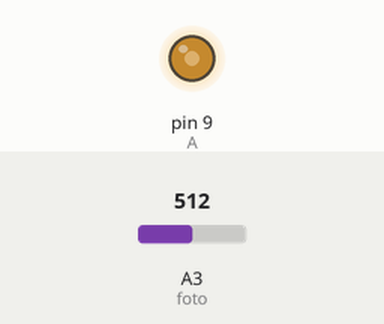
Bench run of a sketch on a simulated Arduino Uno, built with avr-gcc and run on an emulated ATmega328P. On the bench: output pins drawn as LEDs (lit = HIGH). Inputs (shaded band) come from the test bench; at power-on: A3 (foto) = 512.

Above: at 1.8 s.
1.9 s: A3 (foto) set to 306
At 3.9 s:
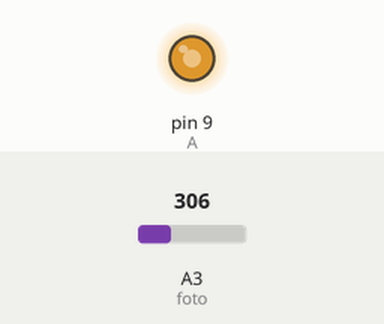
4.5 s: A3 (foto) set to 122
At 7.2 s:
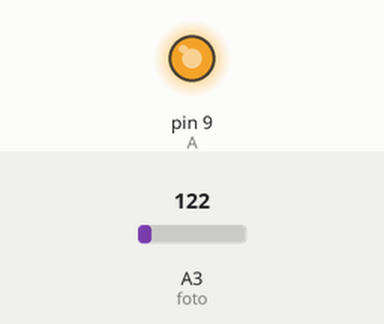
7.5 s: A3 (foto) set to 900
At 9.8 s:
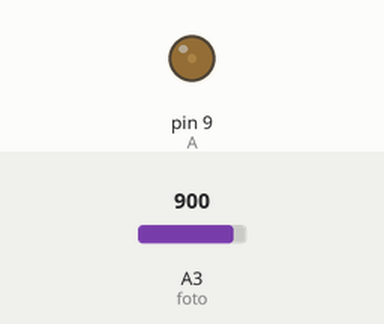
Timing chart, 0 to 11.3 s (numbered marks = the images above; inputs shaded):
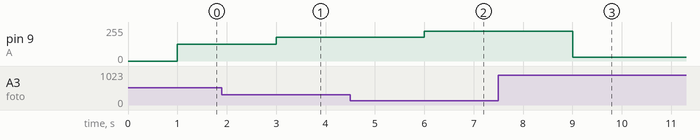

Measured:
- after the input at 1.9 s, pin 9 (A): 127/255 → 179/255 after 1.1 s
- after the input at 4.5 s, pin 9 (A): 179/255 → 225/255 after 1.5 s
- after the input at 7.5 s, pin 9 (A): 225/255 → 30/255 after 1.5 s

The sketch:

Fotodetection.ino
```cpp
int A=9; //Led//
int foto=3; //Fotoresistencia en el pin analogo A3//
int measure=0;
int light=0;

void setup()
{
 {
  pinMode(A,OUTPUT); //declaramos los leds como salidas//
 }
}

void loop()
{
 measure=analogRead (foto); //lectura de la fotoresistencia//
 Serial.println("Lectura ");
 Serial.println(measure);
 delay (500); //determina tanto el tiempo de reaccion como la lectura de datos//
 light=(255-measure/4); //Para encender los leds con luminosidad el pin tras la resistencia, para lo contrario entre los dos componentes//
 Serial.println("Luminosidad ");
 Serial.println(light);
 delay (500);
 {
  analogWrite(A,light);
 }
}
```
